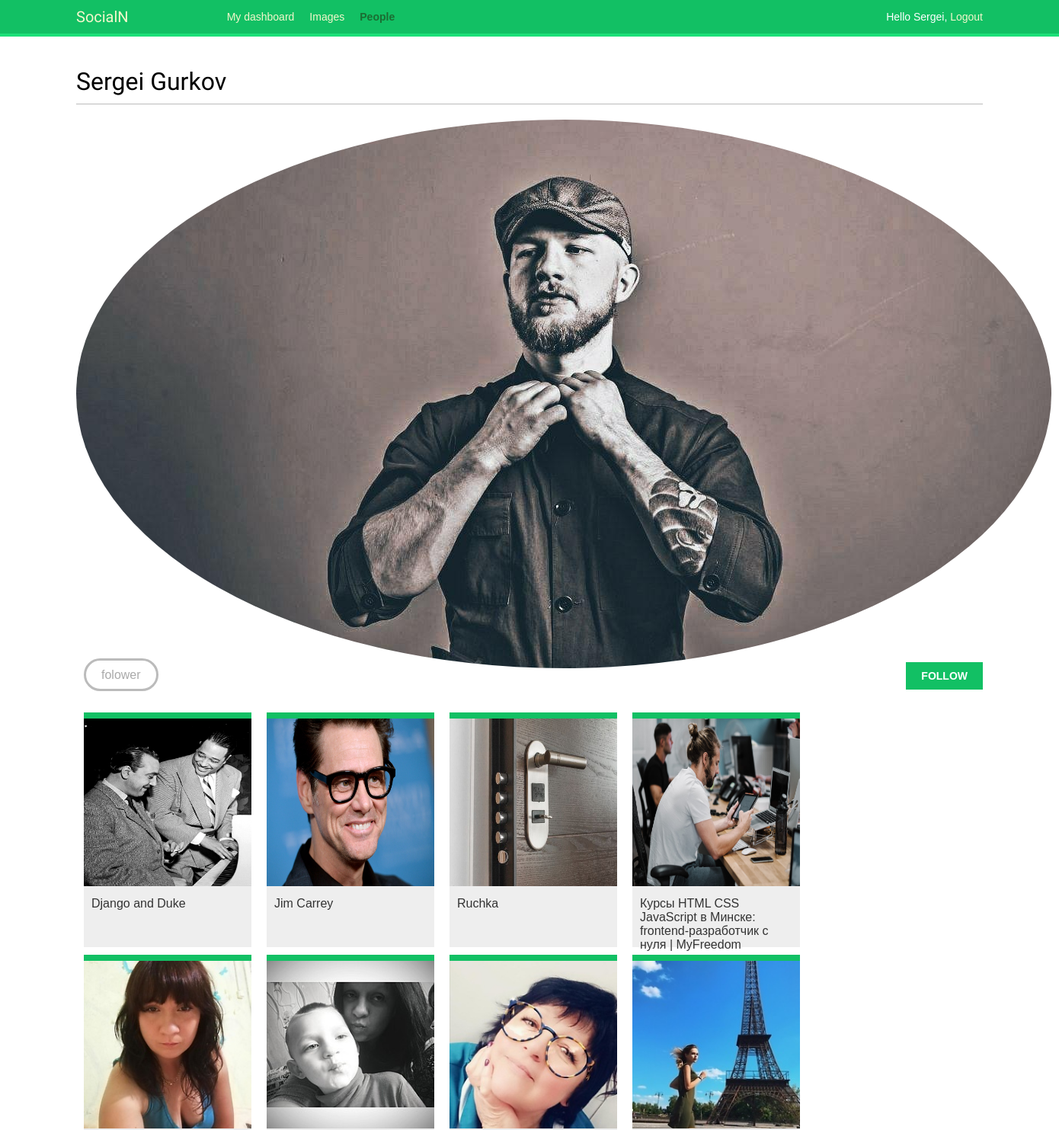
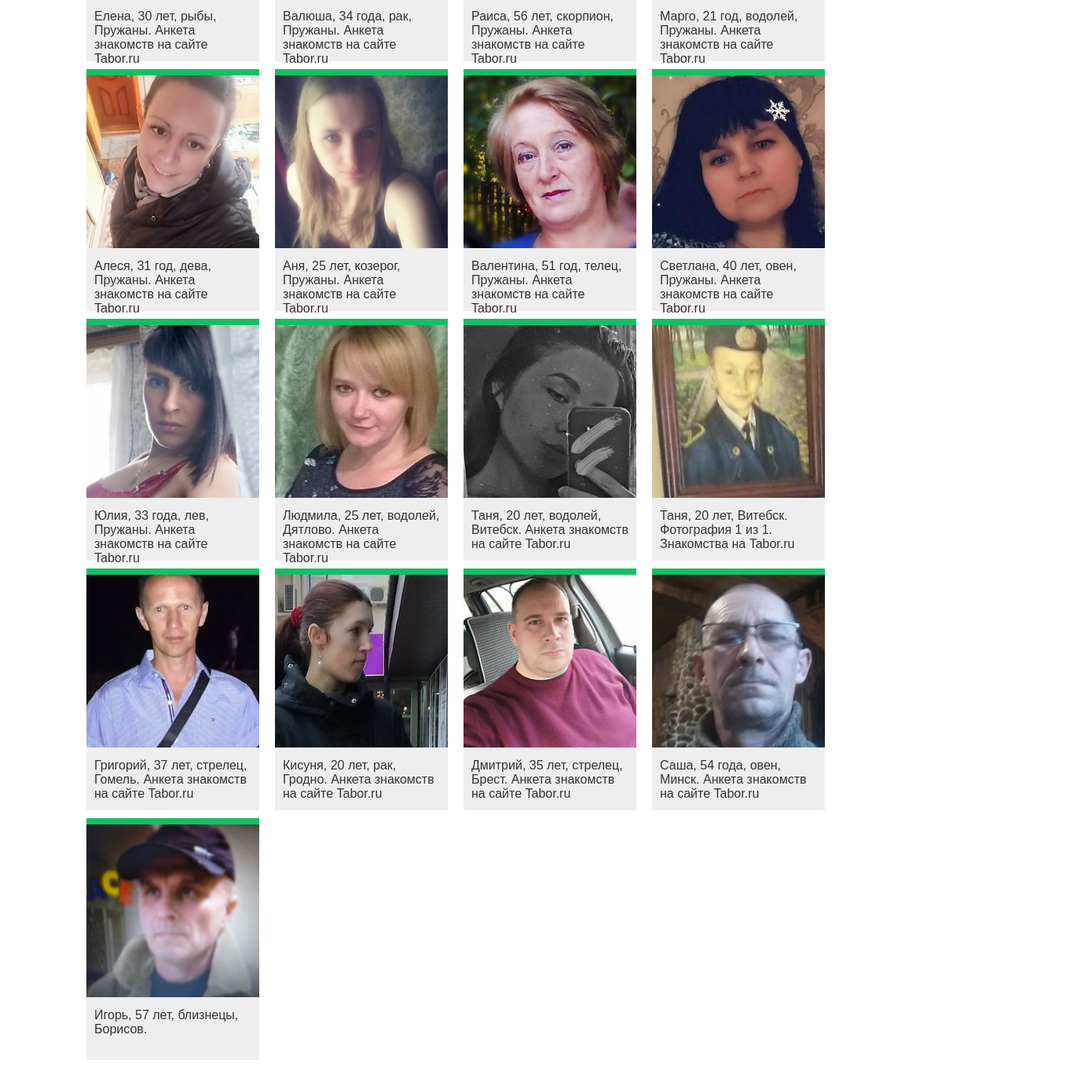
The app's page /account/user/Admin/ (signed in) with its own data (2 pictures, top to bottom).
### images/models.py (models this page shows, shortened)
class Image(models.Model):
    user = models.ForeignKey(
        settings.AUTH_USER_MODEL,
        related_name="images_created",
        on_delete=models.CASCADE,
    )
    title = models.CharField(max_length=200)
    slug = AutoSlugField(populate_from='title')
    url = models.URLField()
    image = models.ImageField(upload_to="images/%Y/%m/%d")
    description = models.TextField(blank=True)
    created = models.DateField(auto_now_add=True, db_index=True)
    users_like = models.ManyToManyField(
        settings.AUTH_USER_MODEL, related_name="images_liked", blank=True
    )
    def get_absolute_url(self):
        return reverse("images:detail", args=[self.id, self.slug])

### account/views.py (the view)
# urls.py: path("user/<username>/", views.user_detail, name="user_detail"),
@login_required
def user_detail(request, username):
    user = get_object_or_404(User, username=username, is_active=True)
    return render(request,
                  "account/user/detail.html",
                  {'section': 'people',
                   'user': user})

### account/templates/account/user/detail.html (shortened to what this page needs)
{% extends 'base.html' %}
{% load thumbnail %}
{% block content %}
    <h1>{{ user.get_full_name }}</h1>
    <div class="profile-info">
        {% thumbnail user.profile.photo "180x180" crop="100%" as im %}
            <img src="{{ im.url }}" class="user-detail">
        {% endthumbnail %}
    </div>
    {% with total_followers=user.folowers.count %}
        <span class="count">
            folower{{ total_folowers|pluralize }}
        </span>
        <a href="#" data-id="{{ user.id }}" data-action="{% if request.user in user.followers.all %}un{% endif %}follow"
        class="follow button">
        {% if request.user not in user.followers.all %}
            Follow
        {% else %}
            Unfollow
        {% endif %}
        </a>
        <div id="image-list" class="image-container">
            {% include "images/image/list_ajax.html" with images=user.images_created.all %}
        </div>
    {% endwith %}
{% endblock %}

### account/templates/base.html (shortened to what this page needs)
{% load static %}
{% load staticfiles %}
<!DOCTYPE html>
<html>
<head>
    <link href="{% static 'css/base.css' %}" rel="stylesheet">
</head>
<body>
    <div id="header">
        <span class="logo">SocialN</span>
        {% if request.user.is_authenticated %}
        <ul class="menu">
            <li {% if section == 'dashboard' %} class="selected" {% endif %}>
                <a href="{% url 'dashboard' %}">My dashboard</a>
            </li>
            <li {% if section == 'images' %} class="selected" {% endif %}>
                <a href="{% url 'images:list' %}">Images</a>
            </li>
            <li {% if section == 'people' %} class="selected" {% endif %}>
                <a href="{% url 'user_list' %}">People</a>
            </li>
        </ul>
        {% endif %}
        <span class="user">
            {% if request.user.is_authenticated %}
            Hello {{ request.user.first_name }},
            <a href="{% url 'logout' %}">Logout</a>
            {% else %}
            <a href="{% url 'login' %}">Log-in</a>
            {% endif %}
        </span>
    </div>
    <div id="content">
        {% block content %}{% endblock %}
</body>
</html>

### images/templates/images/image/list_ajax.html
{% load thumbnail %}
{% for image in images %}
    <div class='image'>
        <a href='{{ image.get_absolute_url }}'>
            {% thumbnail image.image "300x300" crop="100%" as im %}
                <a href="{{ image.get_absolute_url }}">
                    <img src="{{ im.url }}">
                </a>
            {% endthumbnail %}
        </a>
        <div class='info'>
            <a href='{{ image.get_absolute_url }}' class='title'>{{ image.title }}</a>
        </div>
    </div>
{% endfor %}

### account/static/css/base.css (style rules this page uses)
body { margin:0; padding:0; font-family:helvetica, sans-serif; }
a { color:#12c064; text-decoration:none; }
h1, h2, h3, h4, h5 , h6 { font-family: 'Muli', sans-serif; font-weight:normal; }
h1 { border-bottom:1px solid #bbb; padding:0 0 10px 0; margin:10px 0 20px 0; }
#header { padding:10px 100px; font-size:14px; background:#12c064; color:#fff; border-bottom:4px solid #1cdf78; overflow:auto; }
#header .logo { font-family: 'Muli', sans-serif; float:left; color:#f3f7cc; font-size:20px; margin-right:10%; }
#header ul.menu { list-style:none; float:left; margin:0; padding:0; }
#header ul.menu li { float:left; padding:4px 10px; }
#header ul.menu li.selected a, #header ul.menu li.selected a:hover { color:#1b6d32; font-weight:bold; }
#header a { color:#f3f7cc; }
#header .user { float:right; padding-top:4px; }
#content { padding:30px 100px; }
input[type=submit], a.button { font-weight:bold; background:#12c064; color:#fff; padding:10px 20px; font-size:14px; text-transform:uppercase; }
.count { color:#aaa; border:3px solid #bbb; border-radius:26px; padding:10px 20px; margin:20px 10px 0; }
a.like, a.follow { float:right; margin-top:-8px; }
#image-list { overflow:auto; }
#image-list .image { float:left; width:220px; height:300px; margin:0 10px 10px 10px; border-top:8px solid #12c064; background:#eee; }
#image-list img { width:220px; height:220px; }
#image-list .info { padding:10px; }
#image-list .info a { color:#333; }
img.user-detail { border-radius:50%; float:left; }
.profile-info { float:left; overflow:auto; margin-right:20px; }
.image-container { margin-top:40px; }

### records on screen
Image: shows a picture, title "Django and Duke"
Image: shows a picture, title "Jim Carrey"
Image: shows a picture, title "Ruchka"
Image: shows a picture, title "Курсы HTML CSS JavaScript в Минске: frontend-разработчик с нуля | MyFreedom"
Image: shows a picture, title "Елена, 30 лет, рыбы, Пружаны. Анкета знакомств на сайте Tabor.ru"
Image: shows a picture, title "Валюша, 34 года, рак, Пружаны. Анкета знакомств на сайте Tabor.ru"
Image: shows a picture, title "Раиса, 56 лет, скорпион, Пружаны. Анкета знакомств на сайте Tabor.ru"
Image: shows a picture, title "Марго, 21 год, водолей, Пружаны. Анкета знакомств на сайте Tabor.ru"
Image: shows a picture, title "Алеся, 31 год, дева, Пружаны. Анкета знакомств на сайте Tabor.ru"
Image: shows a picture, title "Аня, 25 лет, козерог, Пружаны. Анкета знакомств на сайте Tabor.ru"
Image: shows a picture, title "Валентина, 51 год, телец, Пружаны. Анкета знакомств на сайте Tabor.ru"
Image: shows a picture, title "Светлана, 40 лет, овен, Пружаны. Анкета знакомств на сайте Tabor.ru"
Image: shows a picture, title "Юлия, 33 года, лев, Пружаны. Анкета знакомств на сайте Tabor.ru"
Image: shows a picture, title "Людмила, 25 лет, водолей, Дятлово. Анкета знакомств на сайте Tabor.ru"
Image: shows a picture, title "Таня, 20 лет, водолей, Витебск. Анкета знакомств на сайте Tabor.ru"
Image: shows a picture, title "Таня, 20 лет, Витебск. Фотография 1 из 1. Знакомства на Tabor.ru"
Image: shows a picture, title "Григорий, 37 лет, стрелец, Гомель. Анкета знакомств на сайте Tabor.ru"
Image: shows a picture, title "Кисуня, 20 лет, рак, Гродно. Анкета знакомств на сайте Tabor.ru"
Image: shows a picture, title "Дмитрий, 35 лет, стрелец, Брест. Анкета знакомств на сайте Tabor.ru"
Image: shows a picture, title "Саша, 54 года, овен, Минск. Анкета знакомств на сайте Tabor.ru"
Image: shows a picture, title "Игорь, 57 лет, близнецы, Борисов."

### other values on screen
{{ request.user.first_name }} "Sergei"
{{ user.get_full_name }} "Sergei Gurkov"
